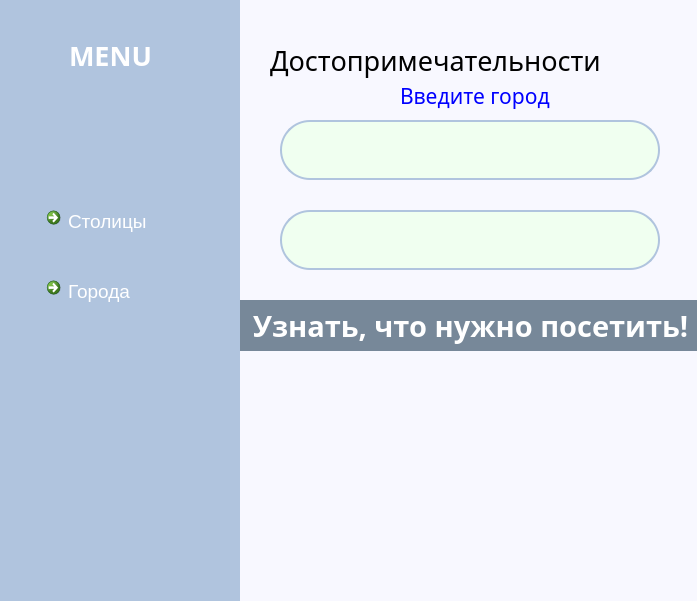
<?xml version="1.0" encoding="UTF-8"?>
<ui version="4.0">
 <class>MainWindow</class>
 <widget class="QMainWindow" name="MainWindow">
  <property name="geometry">
   <rect>
    <x>0</x>
    <y>0</y>
    <width>697</width>
    <height>601</height>
   </rect>
  </property>
  <property name="windowTitle">
   <string>MainWindow</string>
  </property>
  <widget class="QWidget" name="centralwidget">
   <property name="styleSheet">
    <string notr="true">background-color:#f8f8ff</string>
   </property>
   <widget class="QWidget" name="widget" native="true">
    <property name="geometry">
     <rect>
      <x>-1</x>
      <y>0</y>
      <width>241</width>
      <height>601</height>
     </rect>
    </property>
    <property name="styleSheet">
     <string notr="true">background-color:#b0c4de</string>
    </property>
    <widget class="QLabel" name="label">
     <property name="geometry">
      <rect>
       <x>70</x>
       <y>10</y>
       <width>101</width>
       <height>91</height>
      </rect>
     </property>
     <property name="font">
      <font>
       <family>Rockwell Extra Bold</family>
       <pointsize>20</pointsize>
       <weight>75</weight>
       <bold>true</bold>
      </font>
     </property>
     <property name="styleSheet">
      <string notr="true">color:white</string>
     </property>
     <property name="text">
      <string>MENU</string>
     </property>
    </widget>
    <widget class="QLabel" name="label_2">
     <property name="geometry">
      <rect>
       <x>60</x>
       <y>80</y>
       <width>111</width>
       <height>101</height>
      </rect>
     </property>
     <property name="text">
      <string/>
     </property>
     <property name="pixmap">
      <pixmap>глобус2.png</pixmap>
     </property>
    </widget>
    <widget class="QCommandLinkButton" name="commandLinkButton">
     <property name="geometry">
      <rect>
       <x>40</x>
       <y>200</y>
       <width>185</width>
       <height>41</height>
      </rect>
     </property>
     <property name="font">
      <font>
       <family>Segoe UI</family>
       <pointsize>14</pointsize>
       <weight>50</weight>
       <bold>false</bold>
      </font>
     </property>
     <property name="styleSheet">
      <string notr="true">background-color:#b0c4de;
border-radius:30;
color:white</string>
     </property>
     <property name="text">
      <string>Столицы</string>
     </property>
    </widget>
    <widget class="QCommandLinkButton" name="commandLinkButton_2">
     <property name="geometry">
      <rect>
       <x>40</x>
       <y>270</y>
       <width>185</width>
       <height>41</height>
      </rect>
     </property>
     <property name="font">
      <font>
       <family>Segoe UI</family>
       <pointsize>14</pointsize>
       <weight>50</weight>
       <bold>false</bold>
      </font>
     </property>
     <property name="styleSheet">
      <string notr="true">background-color:#b0c4de;
border-radius:30;
color:white</string>
     </property>
     <property name="text">
      <string>Города</string>
     </property>
    </widget>
   </widget>
   <widget class="QLineEdit" name="verxnee">
    <property name="geometry">
     <rect>
      <x>280</x>
      <y>120</y>
      <width>380</width>
      <height>60</height>
     </rect>
    </property>
    <property name="font">
     <font>
      <family>Times New Roman</family>
      <pointsize>16</pointsize>
     </font>
    </property>
    <property name="styleSheet">
     <string notr="true">background-color:#f0fff0;
border:2px solid#b0c4de;
border-radius:30;
color:gray</string>
    </property>
   </widget>
   <widget class="QLabel" name="dostoprim">
    <property name="geometry">
     <rect>
      <x>270</x>
      <y>40</y>
      <width>401</width>
      <height>41</height>
     </rect>
    </property>
    <property name="font">
     <font>
      <family>Segoe Script</family>
      <pointsize>20</pointsize>
     </font>
    </property>
    <property name="text">
     <string>Достопримечательности</string>
    </property>
   </widget>
   <widget class="QLineEdit" name="nizhnee">
    <property name="geometry">
     <rect>
      <x>280</x>
      <y>210</y>
      <width>380</width>
      <height>60</height>
     </rect>
    </property>
    <property name="font">
     <font>
      <family>Myanmar Text</family>
      <pointsize>20</pointsize>
     </font>
    </property>
    <property name="styleSheet">
     <string notr="true">background-color:#f0fff0;
border:2px solid#b0c4de;
border-radius:30;
color:gray</string>
    </property>
   </widget>
   <widget class="QLabel" name="label_3">
    <property name="geometry">
     <rect>
      <x>400</x>
      <y>400</y>
      <width>151</width>
      <height>151</height>
     </rect>
    </property>
    <property name="text">
     <string/>
    </property>
    <property name="pixmap">
     <pixmap>карта.png</pixmap>
    </property>
   </widget>
   <widget class="QPushButton" name="pushButton">
    <property name="geometry">
     <rect>
      <x>240</x>
      <y>300</y>
      <width>461</width>
      <height>51</height>
     </rect>
    </property>
    <property name="font">
     <font>
      <family>Rockwell Extra Bold</family>
      <pointsize>22</pointsize>
      <weight>75</weight>
      <bold>true</bold>
     </font>
    </property>
    <property name="styleSheet">
     <string notr="true">background-color:#778899;
border-radius:30;
color:white</string>
    </property>
    <property name="text">
     <string>Узнать, что нужно посетить!</string>
    </property>
   </widget>
   <widget class="QLabel" name="label_4">
    <property name="geometry">
     <rect>
      <x>400</x>
      <y>80</y>
      <width>151</width>
      <height>31</height>
     </rect>
    </property>
    <property name="font">
     <font>
      <family>Showcard Gothic</family>
      <pointsize>16</pointsize>
     </font>
    </property>
    <property name="styleSheet">
     <string notr="true">color:blue</string>
    </property>
    <property name="text">
     <string>Введите город</string>
    </property>
   </widget>
  </widget>
 </widget>
 <resources>
  <include location="глобус.png"/>
 </resources>
 <connections/>
</ui>
